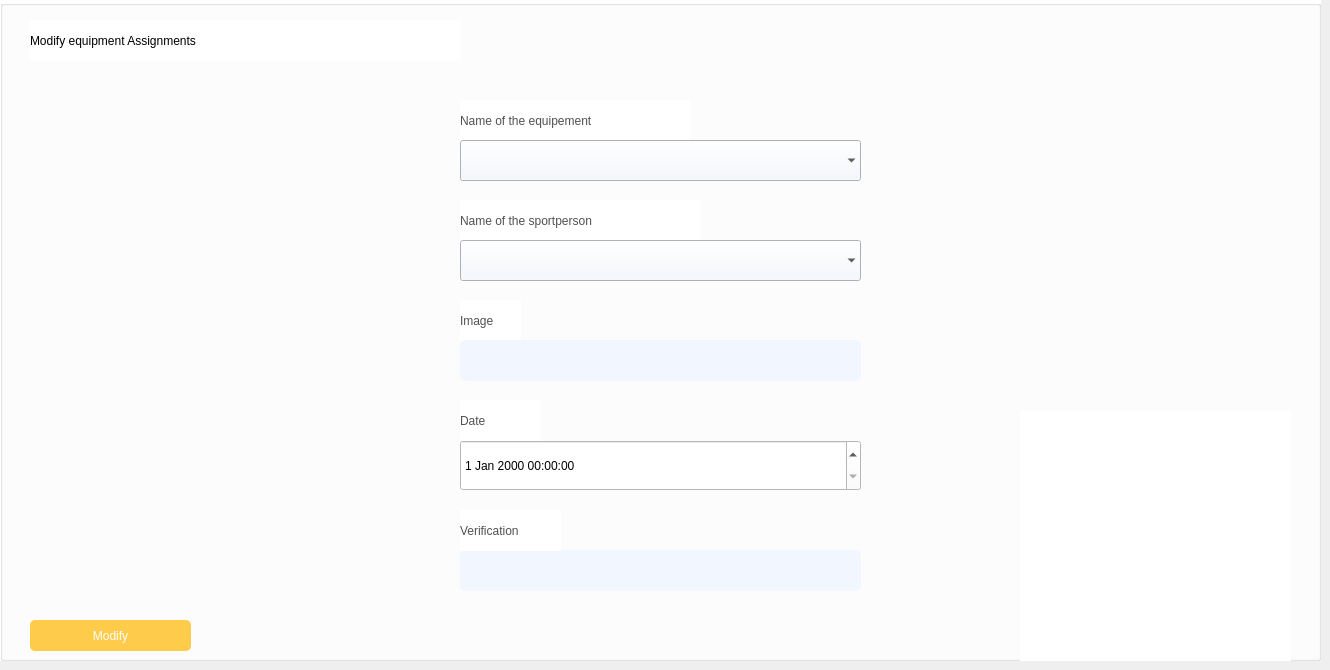
      <widget class="QWidget" name="page_modify_use">
       <widget class="QGroupBox" name="groupBox_12">
        <property name="geometry">
         <rect>
          <x>0</x>
          <y>0</y>
          <width>1321</width>
          <height>661</height>
         </rect>
        </property>
        <property name="styleSheet">
         <string notr="true">background-color: rgb(255, 255, 255);
border-color: rgb(255, 255, 255);</string>
        </property>
        <property name="title">
         <string/>
        </property>
        <widget class="QLabel" name="label_47">
         <property name="geometry">
          <rect>
           <x>30</x>
           <y>20</y>
           <width>431</width>
           <height>41</height>
          </rect>
         </property>
         <property name="styleSheet">
          <string notr="true">font: 15pt &quot;Poppins&quot;;</string>
         </property>
         <property name="text">
          <string>Modify equipment Assignments</string>
         </property>
        </widget>
        <widget class="QPushButton" name="modify_use">
         <property name="geometry">
          <rect>
           <x>30</x>
           <y>620</y>
           <width>161</width>
           <height>31</height>
          </rect>
         </property>
         <property name="styleSheet">
          <string notr="true">background-color:#FFCB4B;border-radius :5px; 
color : #fff;</string>
         </property>
         <property name="text">
          <string>Modify</string>
         </property>
        </widget>
        <widget class="QLabel" name="label_48">
         <property name="geometry">
          <rect>
           <x>460</x>
           <y>100</y>
           <width>231</width>
           <height>41</height>
          </rect>
         </property>
         <property name="styleSheet">
          <string notr="true">background-color: rgb(255, 255, 255);
font: 10pt &quot;poppins&quot;;
color: rgb(80, 80, 80);</string>
         </property>
         <property name="text">
          <string>Name of the equipement</string>
         </property>
         <property name="alignment">
          <set>Qt::AlignLeading|Qt::AlignLeft|Qt::AlignVCenter</set>
         </property>
        </widget>
        <widget class="QLabel" name="label_49">
         <property name="geometry">
          <rect>
           <x>460</x>
           <y>200</y>
           <width>241</width>
           <height>41</height>
          </rect>
         </property>
         <property name="styleSheet">
          <string notr="true">background-color: rgb(255, 255, 255);
font: 10pt &quot;poppins&quot;;
color: rgb(80, 80, 80);</string>
         </property>
         <property name="text">
          <string>Name of the sportperson</string>
         </property>
         <property name="alignment">
          <set>Qt::AlignLeading|Qt::AlignLeft|Qt::AlignVCenter</set>
         </property>
        </widget>
        <widget class="QLabel" name="label_84">
         <property name="geometry">
          <rect>
           <x>460</x>
           <y>300</y>
           <width>61</width>
           <height>41</height>
          </rect>
         </property>
         <property name="styleSheet">
          <string notr="true">background-color: rgb(255, 255, 255);
font: 10pt &quot;poppins&quot;;
color: rgb(80, 80, 80);</string>
         </property>
         <property name="text">
          <string>Image</string>
         </property>
         <property name="alignment">
          <set>Qt::AlignLeading|Qt::AlignLeft|Qt::AlignVCenter</set>
         </property>
        </widget>
        <widget class="QLabel" name="label_86">
         <property name="geometry">
          <rect>
           <x>460</x>
           <y>400</y>
           <width>81</width>
           <height>41</height>
          </rect>
         </property>
         <property name="styleSheet">
          <string notr="true">background-color: rgb(255, 255, 255);
font: 10pt &quot;poppins&quot;;
color: rgb(80, 80, 80);</string>
         </property>
         <property name="text">
          <string>Date</string>
         </property>
         <property name="alignment">
          <set>Qt::AlignLeading|Qt::AlignLeft|Qt::AlignVCenter</set>
         </property>
        </widget>
        <widget class="QLineEdit" name="image_usem">
         <property name="geometry">
          <rect>
           <x>460</x>
           <y>340</y>
           <width>401</width>
           <height>41</height>
          </rect>
         </property>
         <property name="styleSheet">
          <string notr="true">border-radius: 5px ;
background-color: rgb(242, 247, 255);</string>
         </property>
         <property name="alignment">
          <set>Qt::AlignCenter</set>
         </property>
        </widget>
        <widget class="QLabel" name="label_87">
         <property name="geometry">
          <rect>
           <x>1020</x>
           <y>410</y>
           <width>271</width>
           <height>381</height>
          </rect>
         </property>
         <property name="text">
          <string/>
         </property>
         <property name="pixmap">
          <pixmap resource="assets.qrc">:/img/img/typing_human.png</pixmap>
         </property>
         <property name="scaledContents">
          <bool>true</bool>
         </property>
        </widget>
        <widget class="QDateTimeEdit" name="date_usem">
         <property name="geometry">
          <rect>
           <x>460</x>
           <y>440</y>
           <width>401</width>
           <height>51</height>
          </rect>
         </property>
        </widget>
        <widget class="QComboBox" name="id_equip_usem">
         <property name="geometry">
          <rect>
           <x>460</x>
           <y>140</y>
           <width>401</width>
           <height>41</height>
          </rect>
         </property>
         <property name="styleSheet">
          <string notr="true">background-color: rgb(242, 247, 255);</string>
         </property>
         <property name="frame">
          <bool>false</bool>
         </property>
        </widget>
        <widget class="QComboBox" name="id_sportif_usem">
         <property name="geometry">
          <rect>
           <x>460</x>
           <y>240</y>
           <width>401</width>
           <height>41</height>
          </rect>
         </property>
         <property name="styleSheet">
          <string notr="true">background-color: rgb(242, 247, 255);</string>
         </property>
         <property name="frame">
          <bool>false</bool>
         </property>
        </widget>
        <widget class="QLineEdit" name="verif_usem">
         <property name="geometry">
          <rect>
           <x>460</x>
           <y>550</y>
           <width>401</width>
           <height>41</height>
          </rect>
         </property>
         <property name="styleSheet">
          <string notr="true">border-radius: 5px ;
background-color: rgb(242, 247, 255);</string>
         </property>
         <property name="alignment">
          <set>Qt::AlignCenter</set>
         </property>
         <property name="readOnly">
          <bool>true</bool>
         </property>
        </widget>
        <widget class="QLabel" name="label_88">
         <property name="geometry">
          <rect>
           <x>460</x>
           <y>510</y>
           <width>101</width>
           <height>41</height>
          </rect>
         </property>
         <property name="styleSheet">
          <string notr="true">background-color: rgb(255, 255, 255);
font: 10pt &quot;poppins&quot;;
color: rgb(80, 80, 80);</string>
         </property>
         <property name="text">
          <string>Verification</string>
         </property>
         <property name="alignment">
          <set>Qt::AlignLeading|Qt::AlignLeft|Qt::AlignVCenter</set>
         </property>
        </widget>
        <widget class="QPushButton" name="back_modify_use">
         <property name="geometry">
          <rect>
           <x>1270</x>
           <y>20</y>
           <width>31</width>
           <height>28</height>
          </rect>
         </property>
         <property name="text">
          <string/>
         </property>
         <property name="icon">
          <iconset resource="assets.qrc">
           <normaloff>:/img/img/back.png</normaloff>:/img/img/back.png</iconset>
         </property>
         <property name="iconSize">
          <size>
           <width>31</width>
           <height>32</height>
          </size>
         </property>
         <property name="flat">
          <bool>true</bool>
         </property>
        </widget>
        <widget class="QPushButton" name="image_modifier_use">
         <property name="geometry">
          <rect>
           <x>820</x>
           <y>340</y>
           <width>41</width>
           <height>41</height>
          </rect>
         </property>
         <property name="text">
          <string/>
         </property>
         <property name="icon">
          <iconset resource="assets.qrc">
           <normaloff>:/img/img/pic.jpg</normaloff>:/img/img/pic.jpg</iconset>
         </property>
         <property name="iconSize">
          <size>
           <width>33</width>
           <height>33</height>
          </size>
         </property>
         <property name="flat">
          <bool>true</bool>
         </property>
        </widget>
       </widget>
      </widget>
